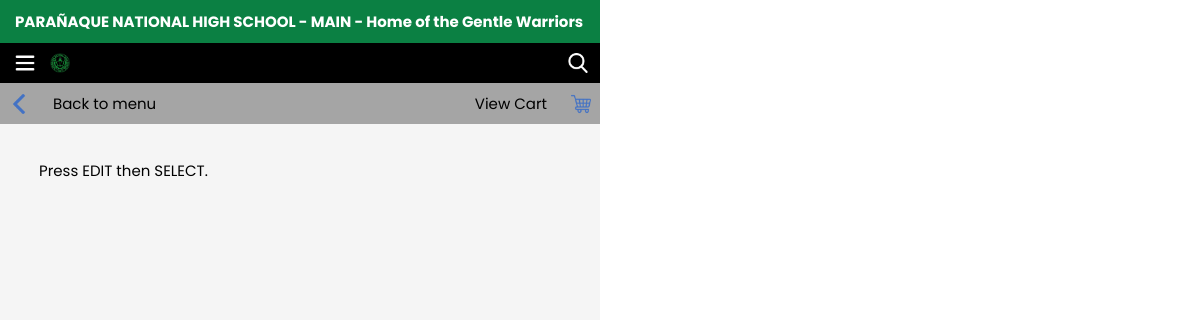
Page /coffee-options.php (signed in) on the earlier database version.
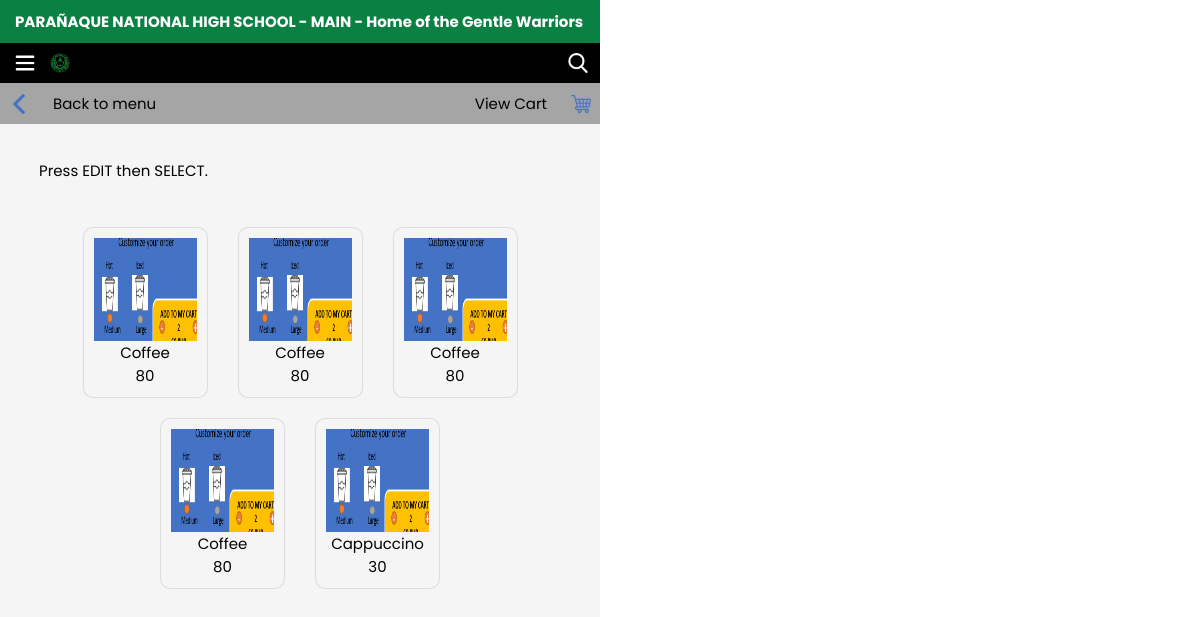
Same page on the later database version.
### tables this page shows
CREATE TABLE `tbl_item` (
  `item_no` int(11) NOT NULL,
  `item_name` varchar(128) NOT NULL,
  `item_prc` int(11) NOT NULL,
  `item_img` text NOT NULL,
  `item_cat` varchar(128) NOT NULL
);

### php/display.php (called while the page is built, shortened)
<?php
if (isset($_SESSION['user_type'])) {
	if ($_SESSION['user_type'] == "type_staff") {
		$staff_visibility = "visible";
	}else{
		$staff_visibility = "hidden";
		$stud_visibility = "visible";
	}
}

### coffee-options.php (the view, shortened to what this page needs)
<!DOCTYPE html>
<html>
<head>
  <link rel="stylesheet" href="styles/coffee-options.css">
</head>
<?php
include("php/display.php");
include("php/displayWelcome.php")
?>
<body>
  <div class="header">
    PARAÑAQUE NATIONAL HIGH SCHOOL - MAIN - Home of the Gentle Warriors
  </div>
  <div class="content">
    <div class="navbar">
      <img src="img/navigation.png" class="nav-icon nav">
      <img src="img/pnhs.png" class="nav-pnhs">
      <div class="search">
        <button type="submit" id="search-toggle">
          <img src="img/search.png" alt="search" class="nav-search">
        </button>
      </div>
    </div>
    <div class="back-menu">
      <a href="menu.php"><img src="img/left.png" class="back-menu-icon"> Back to menu </a>
      <a href="order.php"> View Cart <img src="img/cart.png" class="back-menu-icon cart"></a>
    </div>
    <div class="cart">
      <h1 class="title <?php echo $staff_visibility;?>">Press EDIT then SELECT.</h1>
    </div>
    <div class="options">
      <?php
      $query="SELECT * FROM tbl_item WHERE item_cat = 'Coffee';";
      $result=mysqli_query($con, $query);
      $title_rows=mysqli_num_rows($result);
      if ($title_rows != 0) {
        while ($row=mysqli_fetch_array($result,MYSQLI_ASSOC))
        {
          $item_no=$row['item_no'];
          $item_name=$row['item_name'];
          $item_prc=$row['item_prc'];
          $item_img=$row['item_img'];
          print "<a class='option' href='detail.php?item_no=$item_no'><img src='uploads/$item_img'><span>$item_name</span><span>$item_prc</span></a>";
        }
      }
      ?>
    </div>
  </div>
</body>
</html>

### styles/coffee-options.css (style rules this page uses)
:root { --green: rgb(11, 128, 67); --black: rgb(0, 0, 0); --white: rgb(255, 255, 255); --padding: 10px 15px; }
html { height: 100vh; background-size: cover; background-position: center; background-attachment: fixed; overflow-y: scroll; }
body, html { width: 100vw; overflow-x: hidden; display: flex; flex-wrap: nowrap; flex-direction: column; max-width: 600px; }
* { font-family: "Poppins", sans-serif; color: var(--black); font-weight: 400; box-sizing: border-box; position: relative; outline: none; margin: 0; padding: 0; font-size: 15px; text-decoration: none; }
.header { background-color: var(--green); width: 100vw; padding: var(--padding); color: var(--white); font-weight: 700; }
.content { display: flex; flex-direction: column; width: 100%; background-color: whitesmoke; height: 100vh; }
.navbar { width: 100%; display: flex; align-items: center; background-color: var(--black); padding: var(--padding); }
.nav-icon { width: 20px; z-index: 2; position: absolute; filter: invert(100%); }
.nav-pnhs { width: 20px; margin-left: 35px; }
.search { display: flex; align-items: center; position: absolute; right: 2%; }
.search > button { border: none; background-color: transparent; }
.nav-search { width: 20px; filter: invert(100%); display: flex; align-items: center; }
.back-menu { background: #a5a5a5; display: flex; justify-content: space-between; align-items: center; padding: 1.5%; }
.back-menu > a { display: flex; align-items: center; }
.back-menu-icon { width: 20px; filter: invert(49%) sepia(13%) saturate(3631%) hue-rotate(186deg) brightness(82%) contrast(84%); margin: auto 0; margin-right: 2vw; }
.cart { margin: 0 0 0 2vw; }
.title { padding: var(--padding); width: 100%; margin-top: 25px; text-align: left; }
.options { width: 100%; margin: 25px 0; display: flex; flex-wrap: wrap; flex-direction: row; justify-content: center; align-items: center; }
.option { display: flex; flex-direction: column; align-items: center; width: 125px; border-radius: 10px; flex-shrink: 0; margin: var(--padding); padding: 10px; background-color: whitesmoke; border: 1px solid rgba(0, 0, 0, 0.1); transition: 0.3s; }
.option img { width: 103px; height: 103px; }
.option span { text-align: center; }
.visible { visibility: visible; position: relative; }

Differences in the rows shown:
added tbl_item: item_img (picture), item_name "Coffee", item_prc "80"
added tbl_item: item_img (picture), item_name "Coffee", item_prc "80"
added tbl_item: item_img (picture), item_name "Coffee", item_prc "80"
added tbl_item: item_img (picture), item_name "Coffee", item_prc "80"
added tbl_item: item_img (picture), item_name "Cappuccino", item_prc "30"
